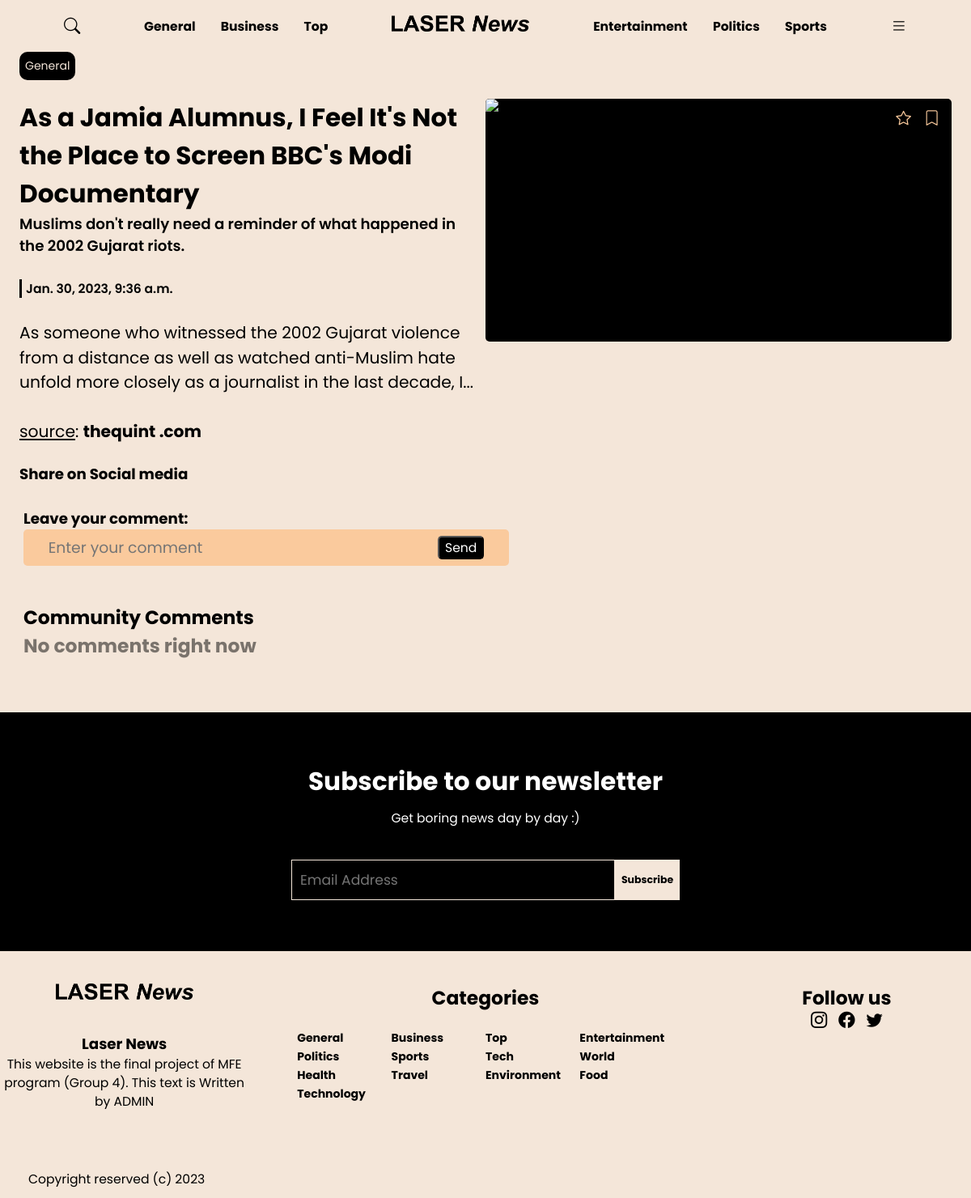
Screenshot of /article/2/ with the database file from the repository.
### news/models.py (models this page shows, shortened)
class Category(models.Model):
    name = models.CharField(max_length=100, null=True)
    is_active = models.BooleanField(default=False)
    class Meta:
        verbose_name_plural = "Categories"
    def __str__(self) -> str:
        return f"{self.name}"

class News(models.Model):
    title = models.CharField(max_length=200, unique=True, db_index=True)
    subtitle = models.TextField()
    content = models.TextField()
    publish_date = models.DateTimeField()
    url_image = models.URLField()
    news_provider = models.ForeignKey(Provider, on_delete=models.CASCADE)
    news_source = models.ForeignKey(NewsSource, on_delete=models.CASCADE)
    source = models.URLField()
    news_category = models.ForeignKey(Category, on_delete=models.CASCADE)
    news_author = models.ForeignKey(Author, on_delete=models.CASCADE)
    is_top_in_category = models.BooleanField(default=False)
    is_top_news = models.BooleanField(default=False)
    is_archived = models.BooleanField(default=False)
    class Meta:
        verbose_name_plural = "News"

class NewsSource(models.Model):
    name = models.CharField(max_length=20, null=True)
    is_active = models.BooleanField(default=False)
    def __str__(self) -> str:
        return self.name

class CMS(models.Model):
    logo = models.ImageField(upload_to="static/svgs/")
    footer_title = models.CharField(max_length=50)
    footer_description = models.CharField(max_length=150)
    category1 = models.ForeignKey(
        Category, on_delete=models.CASCADE, related_name="featured_category1"
    )
    category2 = models.ForeignKey(
        Category, on_delete=models.CASCADE, related_name="featured_category2"
    )
    category3 = models.ForeignKey(
        Category, on_delete=models.CASCADE, related_name="featured_category3"
    )
    category4 = models.ForeignKey(
        Category, on_delete=models.CASCADE, related_name="featured_category4"
    )
    category5 = models.ForeignKey(
        Category, on_delete=models.CASCADE, related_name="featured_category5"
    )
    category6 = models.ForeignKey(
        Category, on_delete=models.CASCADE, related_name="featured_category6"
    )
    instagram_url = models.URLField(default=None)
    facebook_url = models.URLField(default=None)
    twitter_url = models.URLField(default=None)
    class Meta:
        verbose_name_plural = "CMS"

### news/views.py (the view, shortened to what this page needs)
# urls.py: path("article/<int:article_id>/", article),
def article(request, article_id: int):
    if request.method == "POST":
        if request.user.is_anonymous:
            next_page = request.path + ';comment;' + str(article_id) + ';' + request.POST.get("comment")
            url = reverse('login') + '?next=' + next_page
            return redirect(url)
        comment = request.POST.get("comment")
        comment = Comment.objects.create(
            user=request.user, news_id=article_id, content=comment
        )
        comment.save()
        return redirect("/article/" + str(article_id))
    else:
        articles = News.objects.get(
            id=article_id,
            is_archived=False,
            news_author__is_active=True,
            news_source__is_active=True,
        )
        articles = _add_read_later_like_to_news([articles], request.user)[0]
        comments = (
            Comment.objects.filter(news_id=article_id)
            .values("id", "user__username", "content", "created_at")
            .order_by("-created_at")
        )
        return render(
            request,
            "article_details.html",
            {
                **_common_vars(request.user.is_anonymous),
                "article": articles,
                "page_url": request.build_absolute_uri(),
                "comments": comments,
            },
        )

### news/views.py (called while the page is built, shortened)
def _common_vars(is_anonymous) -> dict:
    return {
        "is_authenticated": not is_anonymous,
        "selected_categories": [
            CMS.objects.first().category1,
            CMS.objects.first().category2,
            CMS.objects.first().category3,
            CMS.objects.first().category4,
            CMS.objects.first().category5,
            CMS.objects.first().category6,
        ],
        "all_categories": Category.objects.all().filter(is_active=True),
        "cms": {
            "logo": "../" + str(CMS.objects.first().logo),
            "title": CMS.objects.first().footer_title,
            "description": CMS.objects.first().footer_description,
            "facebook": CMS.objects.first().facebook_url,
            "instagram": CMS.objects.first().instagram_url,
            "twitter": CMS.objects.first().twitter_url,
        },
    }

def _add_read_later_like_to_news(news, user):
    if user.is_anonymous:
        for article in news:
            article.readLater = False
            article.favorite = False
        return news

### templates/article_details.html
{% extends '__base.html' %}
{% load static %}
{% block content %}
    {% include "components/article_view.html" %}
{% endblock %}

### templates/components/header.html (shortened to what this page needs)
{% load static %}
<header>
    <div class="header">
        <div id="search-btn">
            <i class="bi bi-search search-icon"></i>
        </div>
        <div class="categories-cont">
            <div class="category">
                <h4><a href="/category/{{ selected_categories.0 }}">{{ selected_categories.0 }}</a></h4>
            </div>
            <div class="category">
                <h4><a href="/category/{{ selected_categories.1 }}">{{ selected_categories.1 }}</a></h4>
            </div>
            <div class="category">
                <h4><a href="/category/{{ selected_categories.2 }}">{{ selected_categories.2 }}</a></h4>
            </div>
        </div>
        <a class="logo-cont" href="/">
            <img class="logo-svg" src="{% static cms.logo %}" alt="our very nice logo ;)">
        </a>
        <div class="categories-cont">
            <div class="category">
                <h4><a href="/category/{{ selected_categories.3 }}">{{ selected_categories.3 }}</a></h4>
            </div>
            <div class="category">
                <h4><a href="/category/{{ selected_categories.4 }}">{{ selected_categories.4 }}</a></h4>
            </div>
            <div class="category">
                <h4><a href="/category/{{ selected_categories.5 }}">{{ selected_categories.5 }}</a></h4>
            </div>
        </div>
        <div id="menu-btn">
            <i class="bi bi-list"></i>
        </div>
    </div>
</header>

### templates/components/article_view.html (shortened to what this page needs)
{% load social_share %}
<div class="article-view-cont">
    <div class="category">
        <p><a href="/category/{{ article.news_category }}">{{ article.news_category }}</a></p>
    </div>
    <div class="article-details-cont">
        <div class="img-cont">
            <img src="{{ article.url_image }}" alt="{{ article.title }}">
            <div class="flex-container">
                <i style="margin-right:35px;"
                   class="bi {% if article.favorite %}bi-star-fill{% else %}bi-star{% endif %} favorite-btn"
                   data-post-id="{{ article.id }}">
                </i>
                <i class="bi {% if article.readLater %}bi-bookmark-fill{% else %}bi-bookmark{% endif %} read-later-btn"
                   data-post-id="{{ article.id }}">
                </i>
            </div>
        </div>
        <div class="details-cont">
            <h1>{{ article.title }}</h1>
            <h3> {{ article.subtitle }} </h3>
            <br>
            {% if article.news_author.name == "unknown" %}
                <p class="author-and-date">{{ article.publish_date }}</p>
            {% else %}
                <p class="author-and-date">By <a href="/author/{{ article.news_author }}">{{ article.news_author }}</a>
                    <br> {{ article.publish_date }}</p>
            {% endif %}
            <br>
            <div class="article-content">
                {{ article.content }}
                <br>
                <br>
                <u>source</u>: <a target="_blank" href="{{ article.source }}">{{ article.news_source }}</a>
            </div>
        </div>
    </div>
    <div class="interactions-section">
        <h3>Share on Social media</h3>
    </div>
    {% include "components/comment_section.html" %}
</div>

### templates/components/footer.html
{% load static %}
<footer>
    <div class="subscribe-section">
        <h1 class="subscribe-text">Subscribe to our newsletter</h1>
        <p class="subscribe-subtext">Get boring news day by day :)</p>
        <div class="form-container">
            <input type="text" placeholder="Email Address" id="email-input" class="email-input"
                   style="background-color:black;">
            <button id="subscribe-button" class="subscribe-button">Subscribe</button>
        </div>
    </div>
    <div class="info-section">
        <div class="container">
            <div class="col-1">
                <img class="logo-svg" src="{% static cms.logo %}" alt="our very nice logo ;)">
                <p class="logo-text">
                <h3>{{ cms.title }}</h3>
                {{ cms.description }}
                </p>
                <p class="copyright-text">Copyright reserved (c) 2023</p>
            </div>
            <div class="category-container">
                <h2 class="category-text">Categories</h2>
                {% for category in all_categories %}
                    <div class="category">
                        <h4><a href="/category/{{ category }}">{{ category }}</a></h4>
                    </div>
                {% endfor %}
            </div>
            <div class="col-3">
                <h2>Follow us</h2>
                <div class="social-icons">
                    <a href="{{ cms.instagram }}"><i class="bi bi-instagram"></i></a>
                    <a href="{{ cms.facebook }}"><i class="bi bi-facebook"></i></a>
                    <a href="{{ cms.twitter }}"><i class="bi bi-twitter"></i></a>
                </div>
            </div>
        </div>
    </div>
</footer>

### static/css/style.css (style rules this page uses)
:root { --main-bg-color: #F4E6D9; --main-font-color: #000; --accent-color: #FACA9D; }
* { margin: 0; padding: 0; box-sizing: border-box; font-family: 'Poppins', sans-serif; }
html { background-color: var(--main-bg-color); overflow-x: hidden; font-size: 0.8vw; }
i { display: flex; align-items: center; justify-content: center; }
.logo-svg { width: 170px; }
.header { margin-top: 1vh; display: flex; justify-content: space-evenly; align-items: center; height: 6vh; }
.categories-cont { display: flex; justify-content: space-between; align-items: center; gap: 2rem; }
.category a { text-decoration: none; text-transform: capitalize; color: var(--main-font-color); }
header i { font-size: 1.3rem; color: var(--main-font-color); }
header .logo-cont { cursor: pointer; }
.read-later-btn, .history-remove-btn, .favorite-btn { background-color: rgba(0, 0, 0, 0.5); padding: 5px; border-radius: 7px; font-size: 1.2rem; color: var(--accent-color); position: absolute; top: 10px; right: 10px; cursor: pointer; transition: all 0.3s ease; }
.flex-container { display: flex; }
.article-view-cont { width: 96vw; margin: 1vh 2vw; display: flex; flex-direction: column; gap: 1.5rem; }
.article-view-cont .category { font-size: 0.9rem; padding: 7px; border-radius: 10px; background-color: var(--main-font-color); color: var(--main-bg-color); width: fit-content; }
.article-view-cont .category a { font-size: 0.9rem; color: var(--main-bg-color); text-decoration: none; }
.article-view-cont .article-details-cont .img-cont { max-width: 50%; max-height: 60%; min-width: 35%; min-height: 300px; border-radius: 5px; background-color: var(--main-font-color); display: inline-block; float: right; margin: 0 0 30px 30px; position: relative; }
.article-view-cont .article-details-cont .img-cont img { width: 100%; object-fit: cover; border-radius: 5px; }
.article-view-cont .article-details-cont h3 { font-weight: 600; }
.article-view-cont .article-details-cont .article-content { font-size: 1.3rem; line-height: 1.5; }
.article-view-cont .article-details-cont .article-content a { color: var(--main-font-color); font-weight: 650; text-decoration: none; }
.article-view-cont .article-details-cont .author-and-date { border-left: 3px solid var(--main-font-color); padding-left: 5px; margin: 5px 0; font-weight: 600; }
footer { margin-top: 60px; display: flex; flex-wrap: wrap; position: relative; min-height: 600px; }
.subscribe-section { background-color: black; color: white; width: 100vw; text-align: center; display: flex; justify-content: center; align-items: center; flex-direction: column; gap: 10px; padding: 8px; }
.subscribe-subtext { margin-bottom: 30px; }
.info-section { margin-top: 5vh; background-color: var(--main-bg-color); color: black; width: 100%; display: flex; }
.form-container { display: flex; justify-content: center; align-items: center; }
.email-input { height: 50px; width: 400px; padding: 5px 10px; color: white; border: 1px solid var(--main-bg-color); font-size: 1.1rem; }
.subscribe-button { background-color: var(--main-bg-color); width: 80px; height: 50px; padding: 5px; border: 1px solid var(--main-bg-color); font-size: 0.8rem; font-weight: bold; color: black; transition: all 0.6s ease; cursor: pointer; }
.container { display: flex; width: 100%; }
.col-1, .col-3 { width: 33%; text-align: center; }
.logo-text { font-size: 1.2em; line-height: 1.5; word-wrap: break-word; margin-top: 35px; }
.copyright-text { position: absolute; bottom: 12px; left: 35px; }
footer .social-icons { display: flex; justify-content: center; align-items: center; }
footer .social-icons a { margin: 0 7px; text-decoration: none; color: black; }
footer .social-icons i { font-size: 1.3rem; }
footer .category-container { width: 50%; float: left; margin-left: 5%; margin-right: 5%; }
.category-text { width: 100%; text-align: center; margin-bottom: 20px; }
footer .category { width: 25%; float: left; }
footer .category a { font-size: 0.9rem; }
@media (max-width: 1900px) { html { font-size: 1.1vw; } }
@media (max-width: 1250px) { html { font-size: 1.3vw; } }

### rows the page displays
Category: name "General"
Category: name "Business"
Category: name "Top"
Category: name "Entertainment"
Category: name "Politics"
Category: name "Sports"
News: news_category "General", title "As a Jamia Alumnus, I Feel It's Not the Place to Screen BBC's Modi Documentary", subtitle "Muslims don't really need a reminder of what happened in the 2002 Gujarat riots.", publish_date "Jan. 30, 2023, 9:36 a.m.", content "As someone who witnessed the 2002 Gujarat violence from a distance as well as watched anti-Muslim hate unfold more closely as a journalist in the last decade, I...", news_source "thequint .com"
CMS: title "Laser News", description "This website is the final project of MFE program (Group 4). This text is Written by ADMIN"
Category: name "Tech"
Category: name "World"
Category: name "Health"
Category: name "Travel"
Category: name "Environment"
Category: name "Food"
Category: name "Technology"
